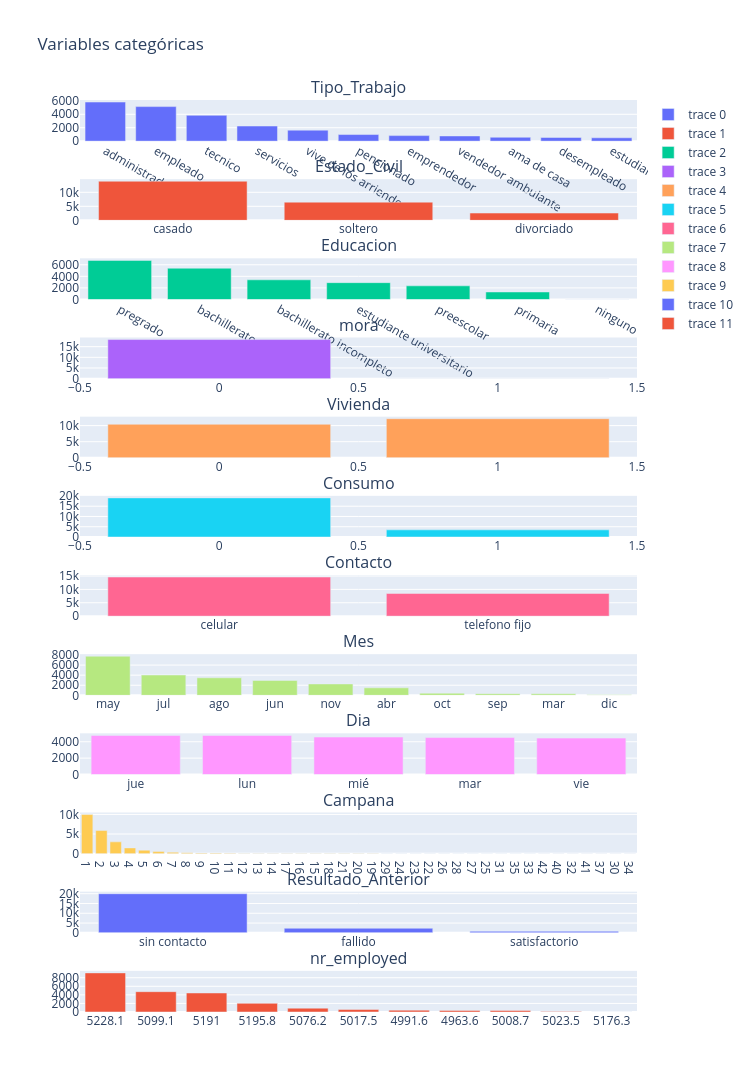

Write notebook code for a chart like this one.
### Markdown cell above
## Categorical data

### Code cell
cols_cat = [
    'Tipo_Trabajo', 'Estado_Civil', 'Educacion', 'mora',
    'Vivienda', 'Consumo', 'Contacto', 'Mes', 'Dia', 'Campana',
    'Resultado_Anterior', 'nr_employed'
]
fig = make_subplots(rows=len(cols_cat), cols=1, subplot_titles=cols_cat)
row, col = 1, 1
for column in cols_cat:
    df_new = df[column].value_counts()
    df_new = df_new.rename_axis(column)
    df_new = df_new.reset_index(name='Count')

    fig.append_trace(go.Bar(
        x=df_new[column],
        y=df_new['Count']
    ), row=row, col=col)
    row += 1
fig.update_layout(height=2600, width=750, title_text='Variables categóricas')
fig.show()

### Figure 1 — Plotly figure (JSON) as saved in the notebook; plotly's stock layout.template omitted (floating-point values rounded to 4 significant figures)
{"data": [{"type": "bar", "x": ["administrador negocio", "empleado", "tecnico", "servicios", "vive de los arriendos", "pensionado", "emprendedor", "vendedor ambulante", "ama de casa", "desempleado", "estudiante"], "xaxis": "x", "y": [5820, 5144, 3847, 2253, 1642, 986, 826, 777, 583, 553, 503], "yaxis": "y"}, {"type": "bar", "x": ["casado", "soltero", "divorciado"], "xaxis": "x2", "y": [13965, 6495, 2600], "yaxis": "y2"}, {"type": "bar", "x": ["pregrado", "bachillerato", "bachillerato incompleto", "estudiante universitario", "preescolar", "primaria", "ninguno"], "xaxis": "x3", "y": [6756, 5409, 3399, 2910, 2360, 1298, 9], "yaxis": "y3"}, {"type": "bar", "x": [0, 1], "xaxis": "x4", "y": [18331, 2], "yaxis": "y4"}, {"type": "bar", "x": [1, 0], "xaxis": "x5", "y": [12136, 10410], "yaxis": "y5"}, {"type": "bar", "x": [0, 1], "xaxis": "x6", "y": [19062, 3484], "yaxis": "y6"}, {"type": "bar", "x": ["celular", "telefono fijo"], "xaxis": "x7", "y": [14611, 8488], "yaxis": "y7"}, {"type": "bar", "x": ["may", "jul", "ago", "jun", "nov", "abr", "oct", "sep", "mar", "dic"], "xaxis": "x8", "y": [7758, 4031, 3477, 2956, 2258, 1492, 420, 313, 292, 102], "yaxis": "y8"}, {"type": "bar", "x": ["jue", "lun", "mié", "mar", "vie"], "xaxis": "x9", "y": [4780, 4778, 4575, 4517, 4449], "yaxis": "y9"}, {"type": "bar", "x": ["1", "2", "3", "4", "5", "6", "7", "8", "9", "10", "11", "12", "13", "14", "17", "16", "15", "18", "21", "20", "19", "29", "24", "23", "22", "26", "28", "27", "25", "31", "35", "33", "42", "40", "32", "41", "37", "30", "34"], "xaxis": "x10", "y": [9963, 5887, 3009, 1463, 893, 521, 352, 232, 152, 138, 104, 66, 56, 40, 33, 30, 28, 17, 16, 16, 11, 8, 8, 8, 8, 6, 5, 5, 5, 4, 3, 3, 2, 2, 1, 1, 1, 1, 1], "yaxis": "y10"}, {"type": "bar", "x": ["sin contacto", "fallido", "satisfactorio"], "xaxis": "x11", "y": [19992, 2340, 767], "yaxis": "y11"}, {"type": "bar", "x": ["5228.1", "5099.1", "5191", "5195.8", "5076.2", "5017.5", "4991.6", "4963.6", "5008.7", "5023.5", "5176.3"], "xaxis": "x12", "y": [9129, 4744, 4440, 2024, 899, 596, 436, 371, 358, 95, 7], "yaxis": "y12"}], "layout": {"annotations": [{"font": {"size": 16}, "showarrow": false, "text": "Tipo_Trabajo", "x": 0.5, "xanchor": "center", "xref": "paper", "y": 1, "yanchor": "bottom", "yref": "paper"}, {"font": {"size": 16}, "showarrow": false, "text": "Estado_Civil", "x": 0.5, "xanchor": "center", "xref": "paper", "y": 0.9132, "yanchor": "bottom", "yref": "paper"}, {"font": {"size": 16}, "showarrow": false, "text": "Educacion", "x": 0.5, "xanchor": "center", "xref": "paper", "y": 0.8264, "yanchor": "bottom", "yref": "paper"}, {"font": {"size": 16}, "showarrow": false, "text": "mora", "x": 0.5, "xanchor": "center", "xref": "paper", "y": 0.7396, "yanchor": "bottom", "yref": "paper"}, {"font": {"size": 16}, "showarrow": false, "text": "Vivienda", "x": 0.5, "xanchor": "center", "xref": "paper", "y": 0.6528, "yanchor": "bottom", "yref": "paper"}, {"font": {"size": 16}, "showarrow": false, "text": "Consumo", "x": 0.5, "xanchor": "center", "xref": "paper", "y": 0.566, "yanchor": "bottom", "yref": "paper"}, {"font": {"size": 16}, "showarrow": false, "text": "Contacto", "x": 0.5, "xanchor": "center", "xref": "paper", "y": 0.4792, "yanchor": "bottom", "yref": "paper"}, {"font": {"size": 16}, "showarrow": false, "text": "Mes", "x": 0.5, "xanchor": "center", "xref": "paper", "y": 0.3924, "yanchor": "bottom", "yref": "paper"}, {"font": {"size": 16}, "showarrow": false, "text": "Dia", "x": 0.5, "xanchor": "center", "xref": "paper", "y": 0.3056, "yanchor": "bottom", "yref": "paper"}, {"font": {"size": 16}, "showarrow": false, "text": "Campana", "x": 0.5, "xanchor": "center", "xref": "paper", "y": 0.2188, "yanchor": "bottom", "yref": "paper"}, {"font": {"size": 16}, "showarrow": false, "text": "Resultado_Anterior", "x": 0.5, "xanchor": "center", "xref": "paper", "y": 0.1319, "yanchor": "bottom", "yref": "paper"}, {"font": {"size": 16}, "showarrow": false, "text": "nr_employed", "x": 0.5, "xanchor": "center", "xref": "paper", "y": 0.04514, "yanchor": "bottom", "yref": "paper"}], "height": 2600, "title": {"text": "Variables categóricas"}, "width": 750, "xaxis": {"anchor": "y", "domain": [0, 1]}, "xaxis10": {"anchor": "y10", "domain": [0, 1]}, "xaxis11": {"anchor": "y11", "domain": [0, 1]}, "xaxis12": {"anchor": "y12", "domain": [0, 1]}, "xaxis2": {"anchor": "y2", "domain": [0, 1]}, "xaxis3": {"anchor": "y3", "domain": [0, 1]}, "xaxis4": {"anchor": "y4", "domain": [0, 1]}, "xaxis5": {"anchor": "y5", "domain": [0, 1]}, "xaxis6": {"anchor": "y6", "domain": [0, 1]}, "xaxis7": {"anchor": "y7", "domain": [0, 1]}, "xaxis8": {"anchor": "y8", "domain": [0, 1]}, "xaxis9": {"anchor": "y9", "domain": [0, 1]}, "yaxis": {"anchor": "x", "domain": [0.9549, 1]}, "yaxis10": {"anchor": "x10", "domain": [0.1736, 0.2188]}, "yaxis11": {"anchor": "x11", "domain": [0.08681, 0.1319]}, "yaxis12": {"anchor": "x12", "domain": [0, 0.04514]}, "yaxis2": {"anchor": "x2", "domain": [0.8681, 0.9132]}, "yaxis3": {"anchor": "x3", "domain": [0.7812, 0.8264]}, "yaxis4": {"anchor": "x4", "domain": [0.6944, 0.7396]}, "yaxis5": {"anchor": "x5", "domain": [0.6076, 0.6528]}, "yaxis6": {"anchor": "x6", "domain": [0.5208, 0.566]}, "yaxis7": {"anchor": "x7", "domain": [0.434, 0.4792]}, "yaxis8": {"anchor": "x8", "domain": [0.3472, 0.3924]}, "yaxis9": {"anchor": "x9", "domain": [0.2604, 0.3056]}}}
